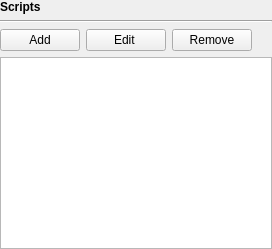
         <widget class="QWidget" name="Scripts">
          <layout class="QVBoxLayout" name="verticalLayout_29">
           <property name="leftMargin">
            <number>0</number>
           </property>
           <property name="topMargin">
            <number>0</number>
           </property>
           <property name="rightMargin">
            <number>0</number>
           </property>
           <property name="bottomMargin">
            <number>0</number>
           </property>
           <item>
            <widget class="QLabel" name="title5">
             <property name="font">
              <font>
               <weight>75</weight>
               <bold>true</bold>
              </font>
             </property>
             <property name="text">
              <string>Scripts</string>
             </property>
            </widget>
           </item>
           <item>
            <widget class="Line" name="line_11">
             <property name="orientation">
              <enum>Qt::Horizontal</enum>
             </property>
            </widget>
           </item>
           <item>
            <layout class="QHBoxLayout" name="horizontalLayout_21">
             <property name="topMargin">
              <number>0</number>
             </property>
             <item>
              <widget class="QPushButton" name="pushButton_9">
               <property name="text">
                <string>Add</string>
               </property>
              </widget>
             </item>
             <item>
              <widget class="QPushButton" name="pushButton_6">
               <property name="text">
                <string>Edit </string>
               </property>
              </widget>
             </item>
             <item>
              <widget class="QPushButton" name="pushButton_7">
               <property name="text">
                <string>Remove</string>
               </property>
              </widget>
             </item>
             <item>
              <spacer name="horizontalSpacer_5">
               <property name="orientation">
                <enum>Qt::Horizontal</enum>
               </property>
               <property name="sizeHint" stdset="0">
                <size>
                 <width>20</width>
                 <height>20</height>
                </size>
               </property>
              </spacer>
             </item>
            </layout>
           </item>
           <item>
            <widget class="QListWidget" name="scriptsListWidget">
             <property name="alternatingRowColors">
              <bool>true</bool>
             </property>
            </widget>
           </item>
          </layout>
         </widget>
